Frame 1 (no input): blank canvas, image omitted
Frame 60 (the mouse pressed at the canvas centre just before this capture): blank canvas, image omitted
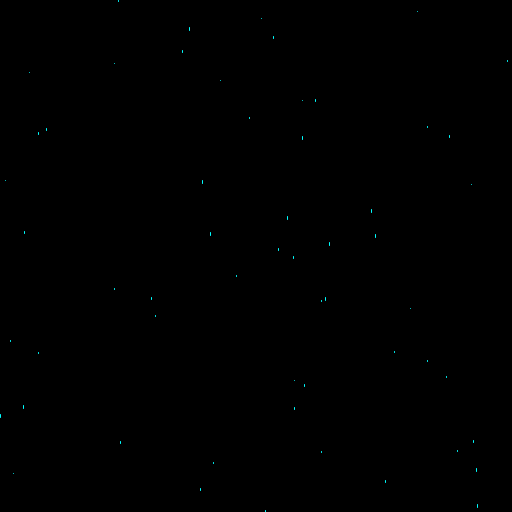
Frame 120 (the mouse held since frame 60 and released just before this capture)

The Processing sketch whose frames 1 and 60 were blank and that drew this single picture after the mouse press (run headless with seeded random() and noise(); from frame 60 on, the mouse is pressed at the canvas centre):

// Processing sketch: esame_10_ott_2017_2
// ── esame_10_ott_2017_2.pde
int speed;
int size;
float p;
int stato;
ArrayList<RainDrop> a;
float tr;
int flash;
int change;
void setup() {
  size (512,512);
  background (255);
  frameRate (60);
  speed=9;
  size=1;
  p=0.3;
  a=new ArrayList<RainDrop> ();
  stato=1;
  flash=0;
  change=0;
}

void draw () {
  if (stato==1) {
    if (change==1) { 
      fill (0,0,0,tr);
      noStroke();
      rect (0,0,512,512);
      if (tr<20) {
        tr=tr+0.2;
      }else{
        change=0;
        background(0);
      }
    }
    if (flash==1) {
      fill (255,255,255,tr);
      rect (0,0,512,512);
      if (tr>=0) {
        tr=tr-15;
      }else{
        flash=0;
      }
    }
    if (change==0&&flash==0) {
        background(0);
          int prob=int(p/8);
          int [] r=new int[prob];
          int count=0;
          int estrazione=0;
          for (int i=0;i<prob;i++) {
            r[i]=int(random (0,8));
          }
          for (int i=0;i<prob;i++) {
            estrazione=int(random (0,8));
            for (int j=0;j<prob;j++) {
              if (estrazione==r[j]) {
                count++;
                j=prob;
              }
            }
          }
          if (count==prob) {
            a.add (new RainDrop (random(0,513),0,speed+int(random(-2,3)),size+int(random(-2,3))));
          }
          if (a.size()>0) {
            for (int i=0;i<a.size();i++) {
              a.get(i).run();
            }
          }
    }
  }else{
    if (change==1) { 
      fill (255,255,255,tr);
      noStroke();
      rect (0,0,512,512);
      if (tr<50) {
        tr=tr+0.2;
      }else{
        change=0;
        background(255);
      }
    }
  }
}

void keyPressed () {
  if (key=='+') {
    speed+=2;
    size+=5;
    for (int i=0;i<a.size();i++) {
      a.get(i).setDim(size);
      a.get(i).setSpeed(speed);
    }
    p+=0.1;
    constrain (p,0.3,0.8);
  }
  if (key=='-') {
    if(speed-2>=9) speed-=2;
    if(size-5>=1)size-=5;
    for (int i=0;i<a.size();i++) {
      a.get(i).setDim(size);
      a.get(i).setSpeed(speed);
    }
    p-=0.1;
    constrain (p,0.3,0.8);
  }
  if (flash==0&&stato==1&&key=='T'||key=='t') {
        flash=1;
        tr=100;  
  }
}

void mousePressed () {
  if (mouseButton==RIGHT) {
    if (stato==0) {
      stato=1;
      change=1;
      tr=0;
    }else{
      stato=0;
      change=1;
      tr=0;
    }
  }  
}
// ── RainDrop.pde
class RainDrop {
   float posX;
   float posY;
   int speed;
   float dim;
   color d;
   RainDrop (float posX,float posY,int speed,float dim) {
     d=color (0,252,253);
     this.posX=posX;
     this.dim=dim;
     this.posY=posY;
     this.speed=speed;
   }
   void display () {
     stroke (this.d);
     line (posX,posY,posX,posY+dim);
     posY=posY+speed;
   }
   void run () {
     display ();
   }
   void setDim (float size) {
     this.dim=size;  
   }
   void setSpeed (float sp) {
     this.speed=(int)sp;  
   }
}
